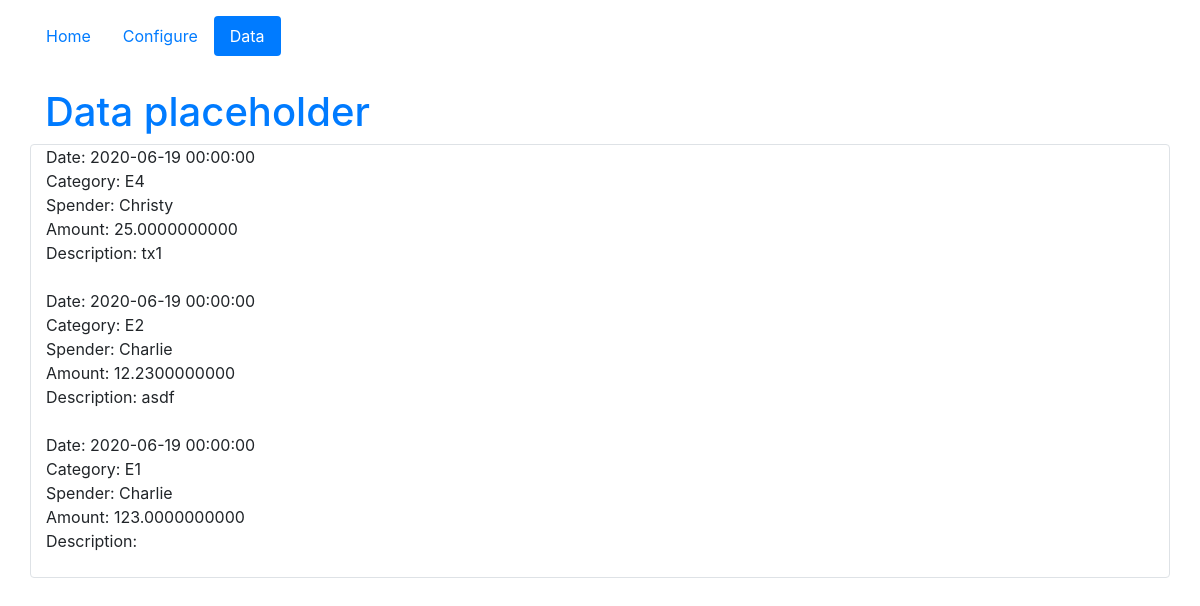
The app's page /showData, older data.
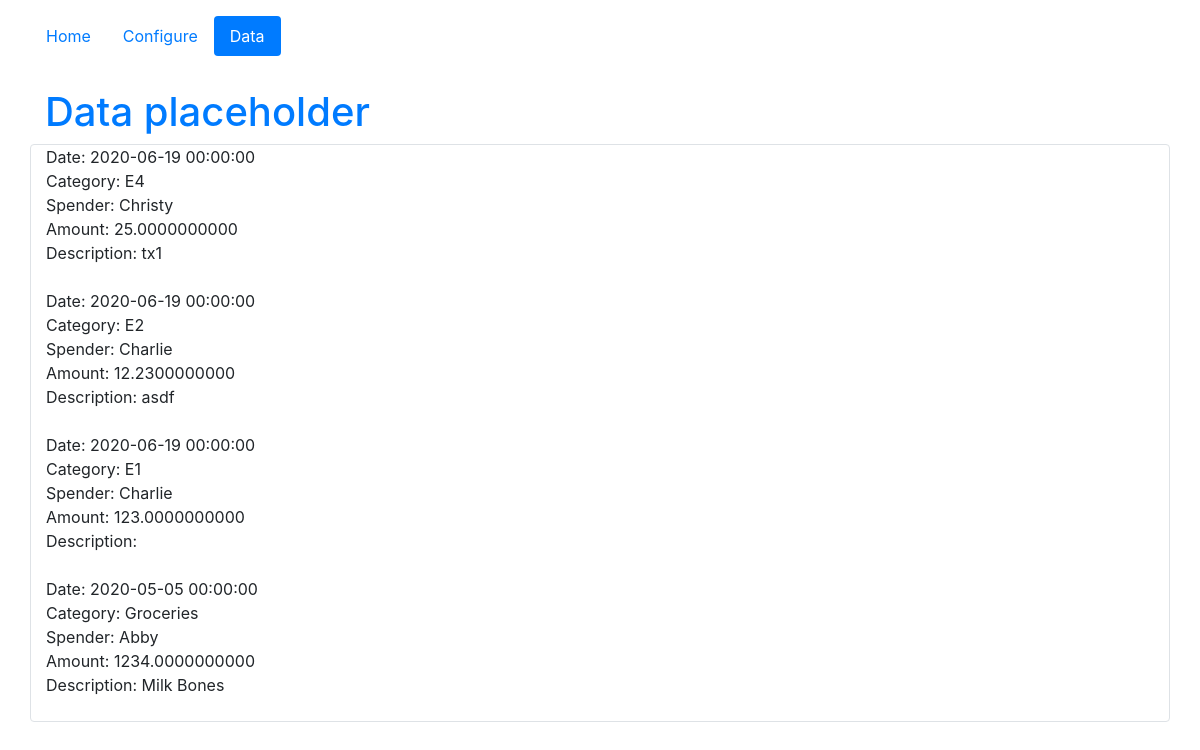
The same page, newer data.
### tracker_app/models.py (models this page shows, shortened)
class Expense(db.Model):
	expenseId = db.Column(db.Integer, primary_key=True)
	date = db.Column(db.DateTime, nullable=False)
	categoryId = db.Column(db.Integer, db.ForeignKey('category.categoryId'), nullable=False)
	spenderId = db.Column(db.Integer, db.ForeignKey('user.userId'), nullable=False)
	amount = db.Column(db.Numeric(precision=2), nullable=False)
	description = db.Column(db.Text)

class Category(db.Model):
	categoryId = db.Column(db.Integer, primary_key=True)
	expenseCategory = db.Column(db.String(50), unique=True, nullable=False)
	discretionary = db.Column(db.Boolean, nullable=False)

class User(db.Model):
    userId = db.Column(db.Integer, primary_key=True)
    username = db.Column(db.String(20), unique=True, nullable=False)

### tracker_app/routes.py (the view)
@app.route("/showData")
def showData():
    return render_template('data.html', expenses=Expense.query.all(), User=User, Category=Category)

### tracker_app/templates/data.html
{% extends 'layout.html' %}
{% set activePage = "showData" %}
{% block content %}
<h1 class="text-primary">Data placeholder</h1>
<div class="row" id="list-expense">
	<div class="col-sm border rounded">
		{% for expense in expenses %}
			Date: {{ expense.date }}<br>
			Category: {{ Category.query.filter_by(categoryId = expense.categoryId).first().expenseCategory }}<br>
			Spender: {{ User.query.filter_by(userId = expense.spenderId).first().username }}<br>
			Amount: {{ expense.amount }}<br>
			Description: {{ expense.description }}<br>
			<br>
		{% endfor %}
	</div>
</div>
{% endblock %}

Row changes from the older to the newer data that the page shows:
added Expense: date "2020-05-05 00:00:00", query.filter_by "Groceries", query.filter_by "Abby", amount "1234.0000000000", description "Milk Bones"
